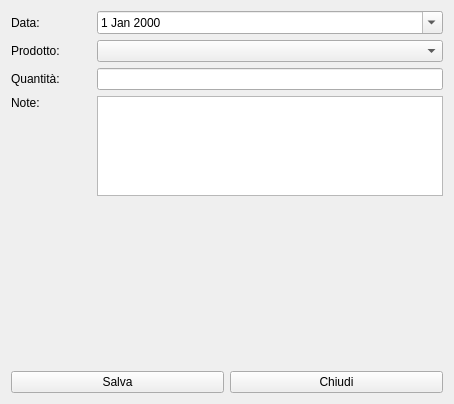
<?xml version="1.0" encoding="UTF-8"?>
<ui version="4.0">
 <class>FtContainer_unload</class>
 <widget class="QWidget" name="FtContainer_unload">
  <property name="windowModality">
   <enum>Qt::ApplicationModal</enum>
  </property>
  <property name="geometry">
   <rect>
    <x>0</x>
    <y>0</y>
    <width>454</width>
    <height>404</height>
   </rect>
  </property>
  <property name="windowTitle">
   <string>Scarico</string>
  </property>
  <layout class="QVBoxLayout" name="verticalLayout_3">
   <item>
    <layout class="QHBoxLayout" name="horizontalLayout_5">
     <item>
      <widget class="QLabel" name="label_3">
       <property name="minimumSize">
        <size>
         <width>80</width>
         <height>0</height>
        </size>
       </property>
       <property name="maximumSize">
        <size>
         <width>80</width>
         <height>16777215</height>
        </size>
       </property>
       <property name="text">
        <string>Data:</string>
       </property>
      </widget>
     </item>
     <item>
      <widget class="QDateEdit" name="deData">
       <property name="calendarPopup">
        <bool>true</bool>
       </property>
      </widget>
     </item>
    </layout>
   </item>
   <item>
    <layout class="QHBoxLayout" name="horizontalLayout">
     <item>
      <widget class="QLabel" name="label">
       <property name="minimumSize">
        <size>
         <width>80</width>
         <height>0</height>
        </size>
       </property>
       <property name="maximumSize">
        <size>
         <width>80</width>
         <height>16777215</height>
        </size>
       </property>
       <property name="text">
        <string>Prodotto:</string>
       </property>
      </widget>
     </item>
     <item>
      <widget class="QComboBox" name="cbTags"/>
     </item>
    </layout>
   </item>
   <item>
    <layout class="QHBoxLayout" name="horizontalLayout_2">
     <item>
      <widget class="QLabel" name="label_2">
       <property name="minimumSize">
        <size>
         <width>80</width>
         <height>0</height>
        </size>
       </property>
       <property name="maximumSize">
        <size>
         <width>80</width>
         <height>16777215</height>
        </size>
       </property>
       <property name="text">
        <string>Quantità:</string>
       </property>
      </widget>
     </item>
     <item>
      <widget class="QLineEdit" name="leAmount"/>
     </item>
    </layout>
   </item>
   <item>
    <layout class="QHBoxLayout" name="horizontalLayout_3">
     <item>
      <layout class="QVBoxLayout" name="verticalLayout">
       <item>
        <widget class="QLabel" name="label_4">
         <property name="minimumSize">
          <size>
           <width>80</width>
           <height>0</height>
          </size>
         </property>
         <property name="maximumSize">
          <size>
           <width>80</width>
           <height>16777215</height>
          </size>
         </property>
         <property name="text">
          <string>Note:</string>
         </property>
        </widget>
       </item>
       <item>
        <spacer name="verticalSpacer">
         <property name="orientation">
          <enum>Qt::Vertical</enum>
         </property>
         <property name="sizeHint" stdset="0">
          <size>
           <width>20</width>
           <height>40</height>
          </size>
         </property>
        </spacer>
       </item>
      </layout>
     </item>
     <item>
      <layout class="QVBoxLayout" name="verticalLayout_2">
       <item>
        <widget class="QPlainTextEdit" name="teNote">
         <property name="maximumSize">
          <size>
           <width>16777215</width>
           <height>100</height>
          </size>
         </property>
        </widget>
       </item>
       <item>
        <spacer name="verticalSpacer_2">
         <property name="orientation">
          <enum>Qt::Vertical</enum>
         </property>
         <property name="sizeHint" stdset="0">
          <size>
           <width>20</width>
           <height>40</height>
          </size>
         </property>
        </spacer>
       </item>
      </layout>
     </item>
    </layout>
   </item>
   <item>
    <layout class="QHBoxLayout" name="horizontalLayout_4">
     <item>
      <widget class="QPushButton" name="pbSave">
       <property name="text">
        <string>Salva</string>
       </property>
       <property name="icon">
        <iconset resource="resources.qrc">
         <normaloff>:/resources/icons/save-icon.png</normaloff>:/resources/icons/save-icon.png</iconset>
       </property>
       <property name="iconSize">
        <size>
         <width>32</width>
         <height>32</height>
        </size>
       </property>
      </widget>
     </item>
     <item>
      <widget class="QPushButton" name="pbClose">
       <property name="text">
        <string>Chiudi</string>
       </property>
       <property name="icon">
        <iconset resource="resources.qrc">
         <normaloff>:/resources/icons/Actions-window-close-icon.png</normaloff>:/resources/icons/Actions-window-close-icon.png</iconset>
       </property>
       <property name="iconSize">
        <size>
         <width>32</width>
         <height>32</height>
        </size>
       </property>
      </widget>
     </item>
    </layout>
   </item>
  </layout>
 </widget>
 <resources>
  <include location="resources.qrc"/>
 </resources>
 <connections/>
</ui>
